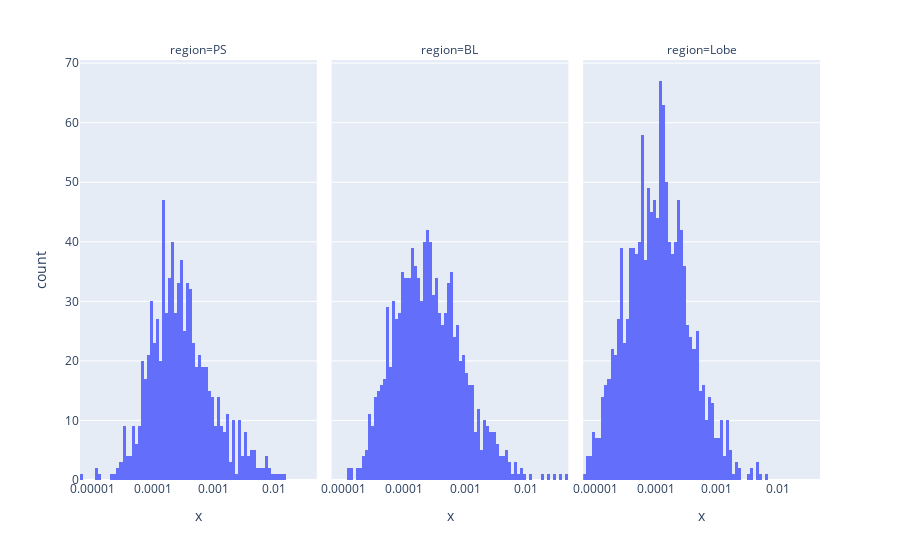

Notebook cell for this chart:
### Code cell
index = (agg_df.density_est > 0) & (agg_df['region'] != 'Dayside') & (abs(agg_df['ygsm']) < 15)

fig = px.histogram(agg_df.loc[index,:], x=np.log10(agg_df.loc[index,"density_est"]) ,  facet_col = 'region'                )

fig.for_each_xaxis(lambda xaxis: xaxis.update(dict(
    tickvals=[-5,-4,-3,-2],
    ticktext=["0.00001", "0.0001", "0.001", "0.01"]
)))

fig.show()

### Figure 1 — Plotly figure (JSON) as saved in the notebook; plotly's stock layout.template omitted (floating-point values rounded to 4 significant figures; data arrays with more than 128 entries replaced by an {"elided": "..."} marker saying what was removed)
{"data": [{"alignmentgroup": "True", "bingroup": "x", "hovertemplate": "region=PS<br>x=%{x}<br>count=%{y}<extra></extra>", "legendgroup": "", "marker": {"color": "#636efa", "pattern": {"shape": ""}}, "name": "", "offsetgroup": "", "orientation": "v", "showlegend": false, "type": "histogram", "x": {"elided": "795 float values"}, "xaxis": "x", "yaxis": "y"}, {"alignmentgroup": "True", "bingroup": "x", "hovertemplate": "region=BL<br>x=%{x}<br>count=%{y}<extra></extra>", "legendgroup": "", "marker": {"color": "#636efa", "pattern": {"shape": ""}}, "name": "", "offsetgroup": "", "orientation": "v", "showlegend": false, "type": "histogram", "x": {"elided": "1048 float values"}, "xaxis": "x2", "yaxis": "y2"}, {"alignmentgroup": "True", "bingroup": "x", "hovertemplate": "region=Lobe<br>x=%{x}<br>count=%{y}<extra></extra>", "legendgroup": "", "marker": {"color": "#636efa", "pattern": {"shape": ""}}, "name": "", "offsetgroup": "", "orientation": "v", "showlegend": false, "type": "histogram", "x": {"elided": "1318 float values"}, "xaxis": "x3", "yaxis": "y3"}], "layout": {"annotations": [{"font": {}, "showarrow": false, "text": "region=PS", "x": 0.16, "xanchor": "center", "xref": "paper", "y": 1, "yanchor": "bottom", "yref": "paper"}, {"font": {}, "showarrow": false, "text": "region=BL", "x": 0.5, "xanchor": "center", "xref": "paper", "y": 1, "yanchor": "bottom", "yref": "paper"}, {"font": {}, "showarrow": false, "text": "region=Lobe", "x": 0.84, "xanchor": "center", "xref": "paper", "y": 1, "yanchor": "bottom", "yref": "paper"}], "barmode": "relative", "legend": {"tracegroupgap": 0}, "margin": {"t": 60}, "xaxis": {"anchor": "y", "domain": [0, 0.32], "ticktext": ["0.00001", "0.0001", "0.001", "0.01"], "tickvals": [-5, -4, -3, -2], "title": {"text": "x"}}, "xaxis2": {"anchor": "y2", "domain": [0.34, 0.66], "matches": "x", "ticktext": ["0.00001", "0.0001", "0.001", "0.01"], "tickvals": [-5, -4, -3, -2], "title": {"text": "x"}}, "xaxis3": {"anchor": "y3", "domain": [0.68, 1.0], "matches": "x", "ticktext": ["0.00001", "0.0001", "0.001", "0.01"], "tickvals": [-5, -4, -3, -2], "title": {"text": "x"}}, "yaxis": {"anchor": "x", "domain": [0, 1], "title": {"text": "count"}}, "yaxis2": {"anchor": "x2", "domain": [0, 1], "matches": "y", "showticklabels": false}, "yaxis3": {"anchor": "x3", "domain": [0, 1], "matches": "y", "showticklabels": false}}}
